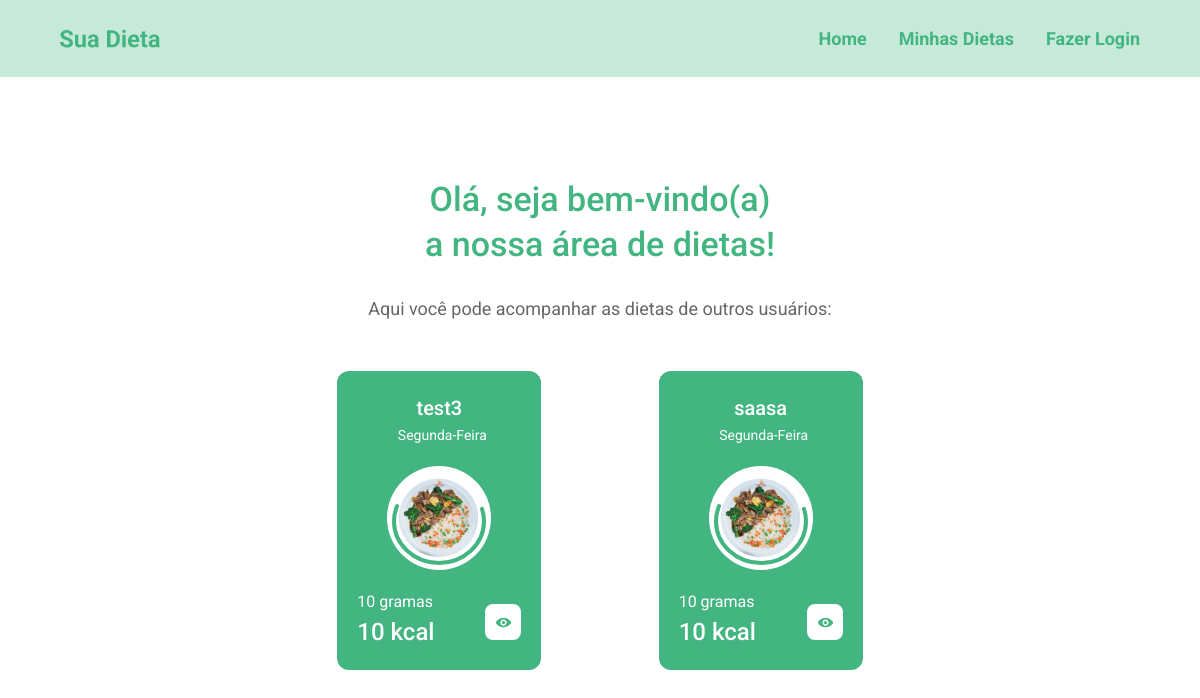
Before: / with the older database file.
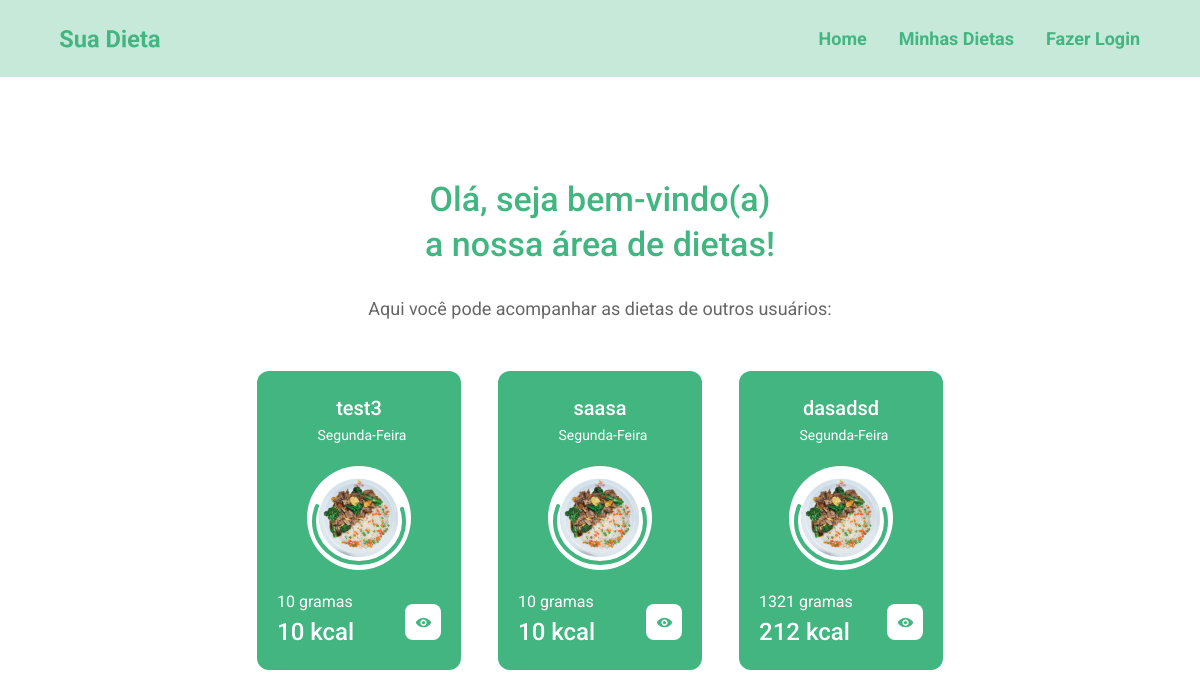
After: the same page with the newer database file.
### apps/dietas/models.py (models this page shows, shortened)
class Dieta(models.Model):
    dias_semana = (
        ("Seg", "Segunda-Feira"),
        ("Ter", "Terça-Feira"),
        ("Qua", "Quarta-Feira"),
        ("Qui", "Quinta-Feira"),
        ("Sex", "Sexta-feira"),
        ("Sab", "Sabado"),
        ("Dom", "Domingo"),
    )
    pessoa  = models.ForeignKey(User, on_delete=models.CASCADE)
    nome_dieta = models.CharField(max_length=100)
    descricao = models.TextField()
    ingredientes = models.TextField()
    dias_semana = MultiSelectField(max_length=27, choices=dias_semana, blank=False, null=False, default="Seg" )
    carbo = models.IntegerField()
    calorias = models.IntegerField()
    dieta_concluida = models.BooleanField(default=False)
    data_inicio = models.DateField()
    data_final = models.DateField()
    class Meta:
        verbose_name = "Dieta"

### apps/dietas/views/dietas.py (the view)
# urls.py: path('', index, name="index"),
def index(request):
    dietas = Dieta.objects.all()
    paginator = Paginator(dietas, 3)
    page = request.GET.get('page')
    dietas_per_page = paginator.get_page(page)
    dados = {}
    dados['dietas'] = dietas_per_page
    dados["title"] = "Home"
    return render(request, 'dietas/index.html', dados)

### templates/dietas/index.html (shortened to what this page needs)
{% extends 'base.html' %}
{% load static %}
{% block content %}
    {% include 'partials/_menu.html' %}
    <link rel="stylesheet" href="{% static 'css/mycss/home.css' %}" />
    <link rel="stylesheet" href="{% static 'css/mycss/global.css' %}" />
    <div class="container">
        <div class="panel">
            <div class="text">
              <h1>Olá, seja bem-vindo(a)<br>a nossa área de dietas!</h1>
              <p>Aqui você pode acompanhar as dietas de outros usuários:</p>
            </div>
            <div class="cards">
                {% for dieta in dietas %}
                    <div class="card-inner">
                        <h3>{{ dieta.nome_dieta }}</h3>
                        <div class="with-css">
                            <p>{{ dieta.dias_semana }}</p>
                        </div>
                        <img class="" src="{% static 'images/diet-img.svg' %}"></img>
                        <div class="info">
                        <div class="info-text">
                            <p class="gram">{{ dieta.carbo }} gramas</p>
                            <p class="kcal">{{ dieta.calorias }} kcal</p>
                        </div>
                        <a class="icon-visualization" href="{%url 'view_dieta' dieta.id%}"><img class="" src="{% static 'images/icon-visualization.svg' %}" ></img></a>
                        </div>
                    </div>
                {% endfor %}
            </div>
        </div>
    </div>
{% endblock %}

### templates/base.html (shortened to what this page needs)
{% load static %}
{% block container %}
    <!DOCTYPE html>
    <html lang="en">
    <head>
        <link rel="stylesheet" href="{% static 'css/mycss/global.css' %}" />
        <link rel="stylesheet" href="{% static 'css/mycss/menu.css' %}" />
        <link href="https://cdn.jsdelivr.net/npm/bootstrap@5.2.1/dist/css/bootstrap.min.css" rel="stylesheet">
        <link rel="stylesheet" href="https://stackpath.bootstrapcdn.com/bootstrap/4.1.3/css/bootstrap.min.css">
    </head>
    <body>
        {% block content %}   {% endblock %}
    </body>
    </html>
{% endblock %}

### templates/partials/_menu.html (shortened to what this page needs)
{% load static %}
  <link rel="stylesheet" href="{% static 'css/mycss/menu.css' %}" />
  <link rel="stylesheet" href="{% static 'css/mycss/global.css' %}" />
<header>
    <nav class="nav-menu">
      <img class="logo" src="{% static 'images/logo-green.svg' %}"></img>
      <ul class="nav-list">
        <li><a class="text-menu" href="{% url 'index' %}">Home</a></li>
        {% if not user.is_authenticated %}
        <li><a class="text-menu" href="{% url 'minhas_receitas' %}">Minhas Dietas</a></li>
        <li><a class="text-menu" href="{% url 'login' %}">Fazer Login</a></li>
        {% endif %}
      </ul>
    </nav>
</header>

### templates/partials/_paginatorProdutos.html (shortened to what this page needs)
{% load static %}

### suaDieta/static/css/mycss/global.css (style rules this page uses)
:root { --color-primary: #42B581; --color-secundary: #00000099; }
* { margin: 0; padding: 0; }
h1, h2, h3, h4, h5, h6, p, a { font-family: 'Roboto', sans-serif; }

### suaDieta/static/css/mycss/menu.css (style rules this page uses)
.text-menu { color: var(--color-primary); text-decoration: none; letter-spacing: 0px; font-family: 'Roboto', sans-serif; font-weight: 700; font-size: 18px; }
.logo { width: 100px; }
.nav-menu { display: flex; justify-content: space-between; align-items: center; font-family: system-ui, -apple-system, Helvetica, Arial, sans-serif; background-color: rgba(66, 181, 129, 0.3); padding: 25px 5%; }
.nav-list { list-style: none; display: flex; margin: 0px; }
.nav-list li { margin-left: 32px; }

### suaDieta/static/css/mycss/home.css (style rules this page uses)
.container { padding: 100px 0px 50px 0px !important; display: flex; justify-content: center; margin: auto !important; }
.text h1 { color: var(--color-primary); font-size: 34px; line-height: 45px; margin-bottom: 30px; text-align: center; }
.text p { font-size: 18px; line-height: 24px; color: var(--color-secundary); font-weight: 400; margin-bottom: 50px; text-align: center; }
.panel { width: 700px; }
.cards { display: flex; justify-content: space-evenly; gap: 30px; }
.card-inner { padding: 0px 20px; color: #fff; text-align: center; width: 204px; background: var(--color-primary); border-radius: 12px; flex-wrap: wrap; }
.card-inner h3 { margin-bottom: 5px; font-weight: 500; font-size: 20px; padding-top: 25px; }
.card-inner p { font-size: 14px; font-weight: 400; padding-bottom: 20px; margin: 0px; }
.info { display: flex; padding-top: 20px; justify-content: space-between; padding-bottom: 30px; align-items: flex-end; }
.info-text { text-align: left; }
p.gram, p.kcal { padding-bottom: 0px; }
p.gram { font-weight: 400; font-size: 16px; padding-bottom: 0px; margin-bottom: 0px; }
p.kcal { font-size: 24px; font-weight: 500; margin-bottom: -10px; }
.icon-visualization { height: 36px; }
.with-css { width: 170px; }
.with-css p { overflow: hidden; white-space: nowrap; text-overflow: ellipsis; }

Changed rows visible on the page:
added Dieta: nome_dieta "dasadsd", dias_semana "Segunda-Feira", carbo "1321", calorias "212"
